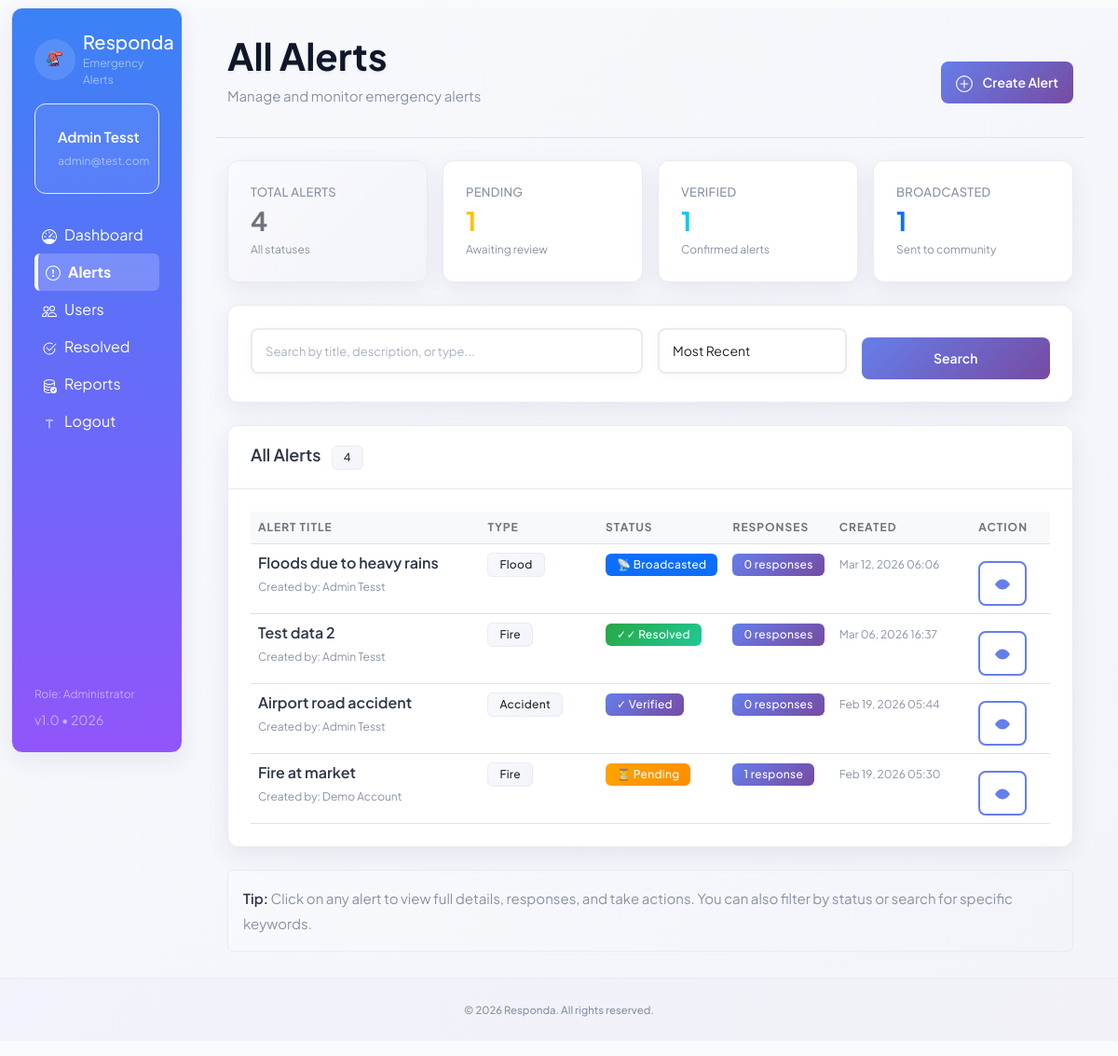
Screenshot of /alerts.php (signed in) with the database file from the repository.
### tables this page shows
CREATE TABLE `alerts` (
  `id` int(11) NOT NULL,
  `alert_type_id` int(11) NOT NULL,
  `title` varchar(150) NOT NULL,
  `description` text NOT NULL,
  `latitude` decimal(10,8) NOT NULL,
  `longitude` decimal(11,8) NOT NULL,
  `status` enum('pending','verified','broadcasted','resolved') DEFAULT 'pending',
  `created_by` int(11) DEFAULT NULL,
  `created_at` timestamp NOT NULL DEFAULT current_timestamp()
);

CREATE TABLE `users` (
  `id` int(11) NOT NULL,
  `full_name` varchar(100) NOT NULL,
  `email` varchar(100) NOT NULL,
  `phone` varchar(20) DEFAULT NULL,
  `password` varchar(255) NOT NULL,
  `role_id` int(11) NOT NULL,
  `status` enum('active','inactive') DEFAULT 'active',
  `created_at` timestamp NOT NULL DEFAULT current_timestamp()
);

CREATE TABLE `alert_types` (
  `id` int(11) NOT NULL,
  `name` varchar(100) NOT NULL,
  `description` text DEFAULT NULL,
  `created_at` timestamp NOT NULL DEFAULT current_timestamp()
);

### public/alerts.php (the view, shortened to what this page needs)
<?php
$status_filter = isset($_GET['filter']) ? $_GET['filter'] : 'all';
$search_query = isset($_GET['search']) ? trim($_GET['search']) : '';
$sort_by = isset($_GET['sort']) ? $_GET['sort'] : 'recent';
$alerts = [];
$total_count = 0;
$status_counts = [
    'pending' => 0,
    'verified' => 0,
    'broadcasted' => 0,
    'resolved' => 0,
    'all' => 0
];
try {
    $pdo = getPDO();
    $stmt = $pdo->query("SELECT status, COUNT(*) as count FROM alerts GROUP BY status");
    $counts = $stmt->fetchAll();
    foreach ($counts as $row) {
        $status_counts[$row['status']] = $row['count'];
    }
    $status_counts['all'] = array_sum($status_counts);
    $query = "
        SELECT
            a.id,
            a.title,
            a.description,
            a.status,
            a.latitude,
            a.longitude,
            a.created_at,
            at.name as alert_type,
            u.full_name as created_by_name,
            COUNT(ar.id) as response_count
        FROM alerts a
        LEFT JOIN alert_types at ON a.alert_type_id = at.id
        LEFT JOIN users u ON a.created_by = u.id
        LEFT JOIN alert_responses ar ON a.id = ar.alert_id
        WHERE 1=1
    ";
    $query .= " GROUP BY a.id";
    if ($sort_by === 'oldest') {
        $query .= " ORDER BY a.created_at ASC";
    } elseif ($sort_by === 'status') {
        $query .= " ORDER BY FIELD(a.status, 'pending', 'verified', 'broadcasted', 'resolved'), a.created_at DESC";
    } else {
        $query .= " ORDER BY a.created_at DESC";
    }
    $query .= " LIMIT 50";
    if (!empty($search_query)) {
        $stmt = $pdo->prepare($query);
        $stmt->execute([$search_term, $search_term, $search_term]);
    } else {
        $stmt = $pdo->query($query);
    }
    $alerts = $stmt->fetchAll();
    $total_count = count($alerts);
} catch (Exception $e) {
    error_log('Alerts page error: ' . $e->getMessage());
}
function getStatusBadgeClass($status)
{
    switch ($status) {
        case 'pending':
            return 'bg-warning';
        case 'verified':
            return 'bg-info';
        case 'broadcasted':
            return 'bg-primary';
        case 'resolved':
            return 'bg-success';
    }
}
function getStatusIcon($status)
{
    switch ($status) {
        case 'pending':
            return '⏳';
        case 'verified':
            return '✓';
        case 'broadcasted':
            return '📡';
        case 'resolved':
            return '✓✓';
    }
}
include __DIR__ . '/../includes/header.php';
?>
<div class="container-fluid mt-2 mb-0">
    <div class="row">
        <?php include __DIR__ . '/../includes/sidebar.php'; ?>
        <div class="col-lg-10" style="min-height: calc(100vh - 40px); overflow:auto; padding: 24px 32px;">
            <div class="row mb-4 align-items-center border-bottom pb-3">
                <div class="col-md-6">
                    <h1 class="display-6 fw-bold">All Alerts</h1>
                    <p class="text-muted">Manage and monitor emergency alerts</p>
                </div>
                <div class="col-md-6 text-end">
                    <button type="button" class="btn btn-primary" data-bs-toggle="modal" data-bs-target="#createAlertModal">
                        Create Alert
                    </button>
                </div>
            </div>
            <div class="row g-3 mb-4">
                <div class="col-lg-3 col-md-6">
                    <a href="?filter=all" class="text-decoration-none">
                        <div class="card border-0 shadow-sm h-100" style="border-left: 4px solid #6c757d; cursor: pointer; <?php echo ($status_filter === 'all') ? 'background: linear-gradient(135deg, #f8f9fd 0%, #f3f4f9 100%);' : ''; ?>">
                            <div class="card-body">
                                <p class="text-muted small mb-1">Total Alerts</p>
                                <h3 class="fw-bold mb-0" style="color: #6c757d;"><?php echo $status_counts['all']; ?></h3>
                                <small class="text-muted">All statuses</small>
                            </div>
                        </div>
                    </a>
                </div>
                <div class="col-lg-3 col-md-6">
                    <a href="?filter=pending" class="text-decoration-none">
                        <div class="card border-0 shadow-sm h-100" style="border-left: 4px solid #ffc107; cursor: pointer; <?php echo ($status_filter === 'pending') ? 'background: linear-gradient(135deg, #f8f9fd 0%, #f3f4f9 100%);' : ''; ?>">
                            <div class="card-body">
                                <p class="text-muted small mb-1">Pending</p>
                                <h3 class="fw-bold mb-0" style="color: #ffc107;"><?php echo $status_counts['pending']; ?></h3>
                                <small class="text-muted">Awaiting review</small>
                            </div>
                        </div>
                    </a>
                </div>
                <div class="col-lg-3 col-md-6">
                    <a href="?filter=verified" class="text-decoration-none">
                        <div class="card border-0 shadow-sm h-100" style="border-left: 4px solid #0dcaf0; cursor: pointer; <?php echo ($status_filter === 'verified') ? 'background: linear-gradient(135deg, #f8f9fd 0%, #f3f4f9 100%);' : ''; ?>">
                            <div class="card-body">
                                <p class="text-muted small mb-1">Verified</p>
                                <h3 class="fw-bold mb-0" style="color: #0dcaf0;"><?php echo $status_counts['verified']; ?></h3>
                                <small class="text-muted">Confirmed alerts</small>
                            </div>
                        </div>
                    </a>
                </div>
                <div class="col-lg-3 col-md-6">
                    <a href="?filter=broadcasted" class="text-decoration-none">
                        <div class="card border-0 shadow-sm h-100" style="border-left: 4px solid #0d6efd; cursor: pointer; <?php echo ($status_filter === 'broadcasted') ? 'background: linear-gradient(135deg, #f8f9fd 0%, #f3f4f9 100%);' : ''; ?>">
                            <div class="card-body">
                                <p class="text-muted small mb-1">Broadcasted</p>
                                <h3 class="fw-bold mb-0" style="color: #0d6efd;"><?php echo $status_counts['broadcasted']; ?></h3>
                                <small class="text-muted">Sent to community</small>
                            </div>
                        </div>
                    </a>
                </div>
            </div>
            <div class="card border-0 shadow-sm mb-4">
                <div class="card-body p-3">
                    <form method="GET" class="row g-3">
                        <div class="col-md-6">
                            <input type="text" name="search" class="form-control" placeholder="Search by title, description, or type..." value="<?php echo htmlspecialchars($search_query, ENT_QUOTES, 'UTF-8'); ?>">
                        </div>
                        <div class="col-md-3">
                            <select name="sort" class="form-control">
                                <option value="recent" <?php echo ($sort_by === 'recent') ? 'selected' : ''; ?>>Most Recent</option>
                            </select>
                        </div>
                        <div class="col-md-3">
                            <button type="submit" class="btn btn-primary w-100">Search</button>
                        </div>
                    </form>
                </div>
            </div>
            <div class="card border-0 shadow-sm">
                <div class="card-header bg-white border-bottom">
                    <div class="d-flex justify-content-between align-items-center">
                        <h5 class="mb-0">
                            <?php
                            if ($status_filter !== 'all') {
                                echo ucfirst($status_filter) . ' Alerts';
                            } else {
                                echo 'All Alerts';
                            }
                            ?>
                            <span class="badge bg-light text-dark ms-2"><?php echo $total_count; ?></span>
                        </h5>
                    </div>
                </div>
                <div class="card-body p-0">
                    <?php if (count($alerts) > 0): ?>
                        <div class="table-responsive">
                            <table class="table table-hover mb-0">
                                <thead>
                                    <tr style="background: #f8f9fd;">
                                        <th style="width: 30%;">Alert Title</th>
                                        <th style="width: 15%;">Type</th>
                                        <th style="width: 15%;">Status</th>
                                        <th style="width: 12%;">Responses</th>
                                        <th style="width: 18%;">Created</th>
                                        <th style="width: 10%;">Action</th>
                                    </tr>
                                </thead>
                                <tbody>
                                    <?php foreach ($alerts as $alert): ?>
                                        <tr>
                                            <td>
                                                <div class="fw-600" style="color: #2d3748;">
                                                    <?php echo htmlspecialchars(strlen($alert['title']) > 40 ? substr($alert['title'], 0, 40) . '...' : $alert['title'], ENT_QUOTES, 'UTF-8'); ?>
                                                </div>
                                                <small class="text-muted">Created by: <?php echo htmlspecialchars($alert['created_by_name'] ?? 'System', ENT_QUOTES, 'UTF-8'); ?></small>
                                            </td>
                                            <td>
                                                <span class="badge bg-light text-dark" style="font-size: 12px;">
                                                    <?php echo htmlspecialchars($alert['alert_type'], ENT_QUOTES, 'UTF-8'); ?>
                                                </span>
                                            </td>
                                            <td>
                                                <span class="badge <?php echo getStatusBadgeClass($alert['status']); ?>" style="font-size: 12px; padding: 8px 12px;">
                                                    <?php echo getStatusIcon($alert['status']) . ' ' . ucfirst($alert['status']); ?>
                                                </span>
                                            </td>
                                            <td>
                                                <span class="badge bg-info" style="font-size: 12px;">
                                                    <?php echo $alert['response_count']; ?> response<?php echo $alert['response_count'] != 1 ? 's' : ''; ?>
                                                </span>
                                            </td>
                                            <td>
                                                <small class="text-muted">
                                                    <?php echo date('M d, Y H:i', strtotime($alert['created_at'])); ?>
                                                </small>
                                            </td>
                                            <td>
                                                <button
                                                    class="btn btn-sm btn-outline-primary view-alert"
                                                    data-id="<?= $alert['id'] ?>"
                                                    data-title="<?= htmlspecialchars($alert['title']) ?>"
                                                    data-description="<?= htmlspecialchars($alert['description']) ?>"
                                                    data-type="<?= htmlspecialchars($alert['alert_type']) ?>"
                                                    data-status="<?= $alert['status'] ?>"
                                                    data-created="<?= $alert['created_at'] ?>"
                                                    data-bs-toggle="modal"
                                                    data-bs-target="#viewAlertModal">
                                                    <svg xmlns="http://www.w3.org/2000/svg" width="16" height="16" fill="currentColor" viewBox="0 0 16 16">
                                                        <path d="M16 8s-3-5.5-8-5.5S0 8 0 8s3 5.5 8 5.5S16 8 16 8z" />
                                                    </svg>
                                                </button>
                                            </td>
                                        </tr>
                                    <?php endforeach; ?>
                                </tbody>
                            </table>
                        </div>
                    <?php endif; ?>
                </div>
            </div>
            <div class="mt-4 p-3 bg-light rounded" style="border-left: 4px solid #667eea;">
                <small class="text-muted">
                    <strong>Tip:</strong> Click on any alert to view full details, responses, and take actions.
                    You can also filter by status or search for specific keywords.
                </small>
            </div>
        </div>
    </div>
</div>
<?php include __DIR__ . '/../includes/footer.php'; ?>

### rows the page displays
alerts: title "Floods due to heavy rains", created_by.full_name "Admin Tesst", alert_type.name "Flood", status "📡", status "Broadcasted", response_count "0", created_at "Mar 12, 2026 06:06"
alerts: title "Test data 2", created_by.full_name "Admin Tesst", alert_type.name "Fire", status "✓✓", status "Resolved", response_count "0", created_at "Mar 06, 2026 16:37"
alerts: title "Airport road accident", created_by.full_name "Admin Tesst", alert_type.name "Accident", status "✓", status "Verified", response_count "0", created_at "Feb 19, 2026 05:44"
alerts: title "Fire at market", created_by.full_name "Demo Account", alert_type.name "Fire", status "⏳", status "Pending", response_count "1", created_at "Feb 19, 2026 05:30"

### other values shown
$_SESSION['username'] "Admin Tesst"
$_SESSION['email'] "admin@test.com"
$status_counts['all'] "4"
$status_counts['pending'] "1"
$status_counts['verified'] "1"
$status_counts['broadcasted'] "1"
$total_count "4"
